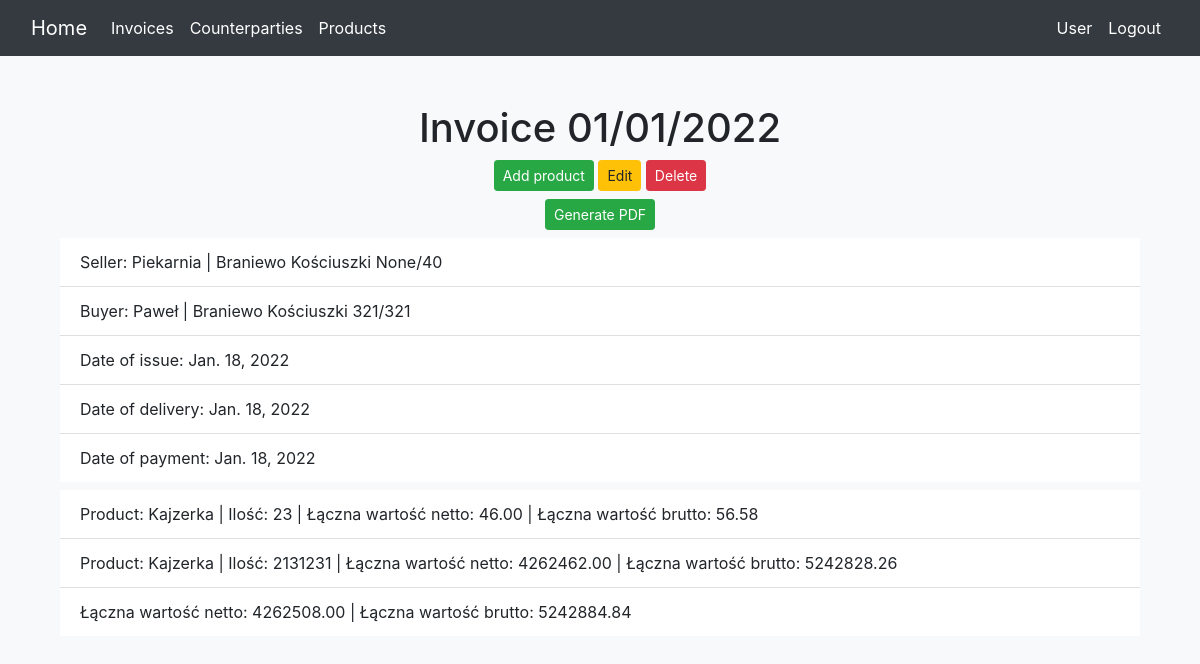
Screenshot of /faktura/62/ (signed in) with the database file from the repository.
### faktury/models.py (models this page shows, shortened)
class Invoice(models.Model):
    number = models.CharField(max_length=200)
    date_of_issue = models.DateField('date of issue')
    date_of_delivery = models.DateField('date of delivery')
    date_of_payment = models.DateField('date of payment')
    seller = models.ForeignKey(Personal_Data, on_delete=models.CASCADE, related_name='seller')
    buyer = models.ForeignKey(Personal_Data, on_delete=models.CASCADE, related_name='buyer')
    image = models.ImageField(null=True, blank=True)
    user = models.ForeignKey(User, on_delete=models.CASCADE, null=True, blank=True)

class Personal_Data(models.Model):
    name = models.CharField(max_length=200)
    nip = models.CharField(max_length=200, null=True, blank=True)
    address = models.ForeignKey(Address, on_delete=models.CASCADE, related_name='address')
    user = models.ForeignKey(User, on_delete=models.CASCADE, null=True, blank=True)
    def __str__(self):
        return self.name

class Address(models.Model):
    streetname = models.CharField(max_length=200)
    apartment_number = models.IntegerField(null=True, blank=True)
    building_number = models.IntegerField(default=0)
    city = models.ForeignKey(City, on_delete=models.CASCADE, related_name='city')
    user = models.ForeignKey(User, on_delete=models.CASCADE, null=True, blank=True)
    def __str__(self):
        return str(self.city.name) + " " + str(self.streetname) + " " + str(self.apartment_number) + "/" + str(
            self.building_number)

class City(models.Model):
    name = models.CharField(max_length=200)
    postcode = models.CharField(max_length=200)
    user = models.ForeignKey(User, on_delete=models.CASCADE, null=True, blank=True)

class Service_Invoice(models.Model):
    service = models.ForeignKey(Service, on_delete=models.CASCADE, related_name='service')
    quantity = models.IntegerField(default=0)
    invoice = models.ForeignKey(Invoice, on_delete=models.CASCADE, related_name='invoice')

class Service(models.Model):
    name = models.CharField(max_length=200)
    unit_price = models.DecimalField(decimal_places=2, max_digits=10)
    tax_rate = models.DecimalField(decimal_places=2, max_digits=2)
    user = models.ForeignKey(User, on_delete=models.CASCADE, null=True, blank=True)

### faktury/views.py (the view)
# urls.py: path('faktura/<int:invoice_id>/', views.Invoice_display, name='faktura'),
@login_required
def Invoice_display(request, invoice_id):
    if request.method == 'POST':
        generateInvoice(invoice_id)
        return redirect('faktury:lista')
    invoice = get_object_or_404(Invoice, pk=invoice_id)
    service_invoice_list = Service_Invoice.objects.filter(invoice_id=invoice_id)
    totaltaxed = 0
    totaluntaxed = 0
    for service in service_invoice_list:
        service.untaxed = service.service.unit_price * service.quantity
        service.taxed = "{:.2f}".format(float(service.untaxed * (1 + service.service.tax_rate)))
        totaluntaxed += service.untaxed
        totaltaxed += float(service.taxed)
    return render(request, 'faktury/faktura.html', {'invoice': invoice, 'service_invoice_list': service_invoice_list,
                                                    'totaltaxed': totaltaxed, 'totaluntaxed': totaluntaxed})

### faktury/templates/faktury/faktura.html (shortened to what this page needs)
{% extends "faktury/base.html" %}
{% block content %}
<div class="container mt-5">
    <h1 class="text-center">Invoice {{ invoice.number }}</h1>
    <div class="container text-center">
        <a class="btn btn-success btn-sm" href="{% url 'faktury:dodajuslugedofaktury' invoice.id %}">Add product</a>
        <a class="btn btn-warning btn-sm" href="{% url 'faktury:edytujfakture' invoice.id %}">Edit</a>
        <a class="btn btn-danger btn-sm" href="{% url 'faktury:usunfakture' invoice.id %}">Delete</a>
        <form method="post">
            <button class="btn btn-success btn-sm mt-2" type="submit" value="Submit using POST"><a>Generate PDF</a></button>
        </form>
    </div>
    <div class="container mt-2">
        <ul class="list-group list-group-flush">
            <li class="list-group-item">Seller: {{ invoice.seller }} | {{ invoice.seller.address }}</li>
            <li class="list-group-item">Buyer: {{ invoice.buyer }} | {{ invoice.buyer.address }}</li>
            <li class="list-group-item">Date of issue: {{ invoice.date_of_issue }}</li>
            <li class="list-group-item">Date of delivery: {{ invoice.date_of_delivery }}</li>
            <li class="list-group-item">Date of payment: {{ invoice.date_of_payment }}</li>
        </ul>
    </div>
    <div class="container mt-2">
        <ul class="list-group list-group-flush">
            {% for service in service_invoice_list %}
            <li class="list-group-item">Product: {{ service.service.name }} | Ilość: {{ service.quantity }} | Łączna
                wartość netto: {{ service.untaxed }} | Łączna wartość brutto: {{ service.taxed }}
            </li>
            {% endfor %}
            <li class="list-group-item">Łączna wartość netto: {{ totaluntaxed }} | Łączna wartość brutto: {{ totaltaxed }}
            </li>
        </ul>
    </div>
</div>
{% endblock content %}

### faktury/templates/faktury/base.html (shortened to what this page needs)
<!DOCTYPE html>
<html lang="en">
<head>
    <link rel="stylesheet" href="https://maxcdn.bootstrapcdn.com/bootstrap/4.0.0/css/bootstrap.min.css"
>
</head>
<body class="bg-light">
<nav class="navbar sticky-top navbar-expand-lg navbar-dark bg-dark">
    <div class="container-fluid">
        <a class="navbar-brand" href="{% url 'faktury:lista' %}">Home</a>
        <div class="collapse navbar-collapse" id="navbarNav">
            <ul class="navbar-nav md-auto">
                <li class="nav-item active">
                    <a class="nav-link" href="{% url 'faktury:lista' %}">Invoices</a>
                </li>
                <li class="nav-item active">
                    <a class="nav-link" href="{% url 'faktury:listakontrahentow' %}">Counterparties</a>
                </li>
                <li class="nav-item active">
                    <a class="nav-link" href="{% url 'faktury:listaproduktow' %}">Products</a>
                </li>
            </ul>
            <ul class="navbar-nav ml-auto">
                {% if user.is_authenticated %}
                <li class="nav-item active">
                    <a class="nav-link disabled">{{ user }}</a>
                </li>
                <li class="nav-item active">
                    <a class="nav-link" href="{% url 'logout' %}">Logout</a>
                </li>
                {% endif %}
            </ul>
        </div>
    </div>
</nav>
{% block content %}{% endblock %}
</body>
</html>

### rows the page displays
Invoice: number "01/01/2022", seller "Piekarnia", seller.address "Braniewo Kościuszki None/40", buyer "Paweł", buyer.address "Braniewo Kościuszki 321/321", date_of_issue "Jan. 18, 2022", date_of_delivery "Jan. 18, 2022", date_of_payment "Jan. 18, 2022"
Service_Invoice: service.name "Kajzerka", quantity "23", untaxed "46.00", taxed "56.58"
Service_Invoice: service.name "Kajzerka", quantity "2131231", untaxed "4262462.00", taxed "5242828.26"

### other values shown
{{ user }} "User"
{{ totaluntaxed }} "4262508.00"
{{ totaltaxed }} "5242884.84"
